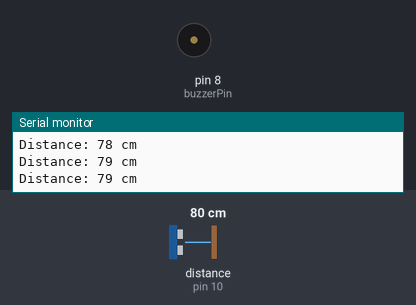
Bench run of a sketch on a simulated Arduino Uno, built with avr-gcc and run on an emulated ATmega328P. Shown: buzzer (waves = sounding, pin HIGH), the last lines printed to the serial monitor. Wiring (inferred from the names in the program): ultrasonic range finder: trigger pin 9; echo pin 10. The test bench sets the inputs (shaded band); at power-on: distance to the obstacle (sensor on pin 10) 80 cm. The echo pulse lasts 58.3 µs per cm; pins used as bus, display or sensor lines are not drawn.

Above: at 1.3 s.
1.4 s: distance to the obstacle (sensor on pin 10) set to 12 cm
2.9 s: distance to the obstacle (sensor on pin 10) set to 9 cm
At 4.0 s:
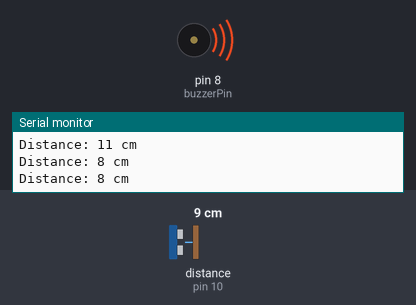
4.5 s: distance to the obstacle (sensor on pin 10) set to 18 cm
At 5.3 s:
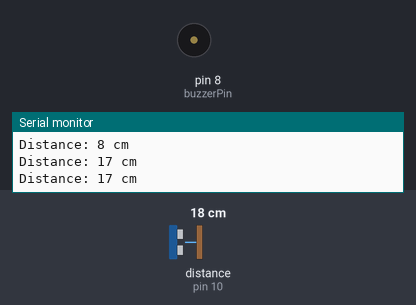
6.0 s: distance to the obstacle (sensor on pin 10) set to 2 cm
At 6.6 s:
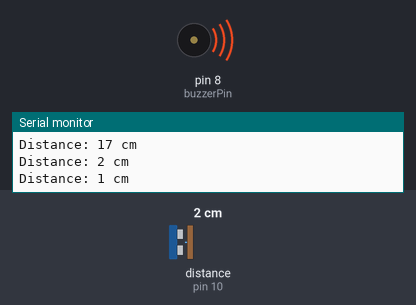
Timing chart, 0 to 8.5 s (numbered marks = the images above; inputs shaded):
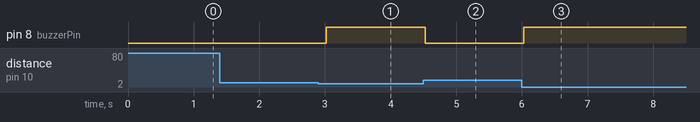

The sketch:

smart_walking_stick.ino
```cpp
const int trigPin = 9;
const int echoPin = 10;
const int buzzerPin = 8;
const int thresholdDistance = 10;

void setup() {
  Serial.begin(9600);
  pinMode(trigPin, OUTPUT);
  pinMode(echoPin, INPUT);
  pinMode(buzzerPin, OUTPUT);
}

void loop() {
  digitalWrite(trigPin, LOW);
  delayMicroseconds(2);
  digitalWrite(trigPin, HIGH);
  delayMicroseconds(10);
  digitalWrite(trigPin, LOW);

  long duration = pulseIn(echoPin, HIGH);
  int distance = duration * 0.034 / 2;

  Serial.print("Distance: ");
  Serial.print(distance);
  Serial.println(" cm");

  if (distance < thresholdDistance) {
    digitalWrite(buzzerPin, HIGH);
  } else {
    digitalWrite(buzzerPin, LOW);
  }

  delay(500);
}
```

Measured:
- the behaviour switches between 11 and 10 cm on distance to the obstacle (sensor on pin 10) (found by bisection; images 0 and 1)
- after the input at 2.9 s, pin 8 (buzzerPin): LOW → HIGH after 0.12 s
- after the input at 4.5 s, pin 8 (buzzerPin): HIGH → LOW at once
- after the input at 6.0 s, pin 8 (buzzerPin): LOW → HIGH at once
